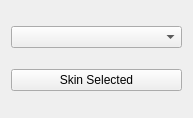
<?xml version="1.0" encoding="UTF-8"?>
<ui version="4.0">
 <class>Form</class>
 <widget class="QWidget" name="Form">
  <property name="geometry">
   <rect>
    <x>0</x>
    <y>0</y>
    <width>193</width>
    <height>118</height>
   </rect>
  </property>
  <property name="windowTitle">
   <string>Form</string>
  </property>
  <layout class="QVBoxLayout" name="verticalLayout">
   <item>
    <widget class="QComboBox" name="archetype_comboBox"/>
   </item>
   <item>
    <widget class="QPushButton" name="skin_pushButton">
     <property name="text">
      <string>Skin Selected</string>
     </property>
    </widget>
   </item>
  </layout>
 </widget>
 <resources/>
 <connections/>
</ui>
